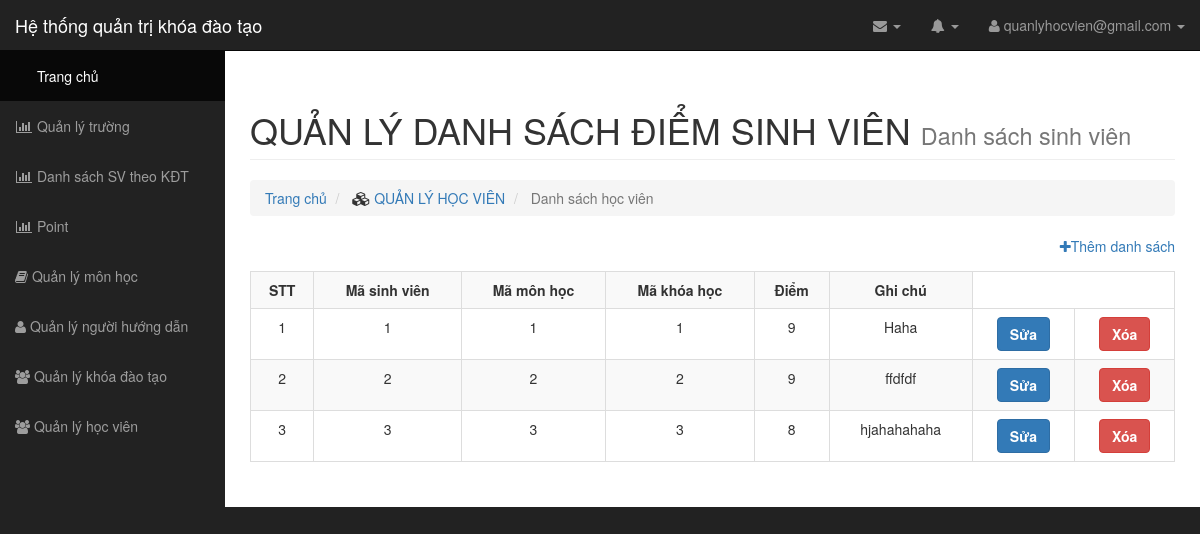
The page /teamplate/list/register.php on the database as committed earlier.
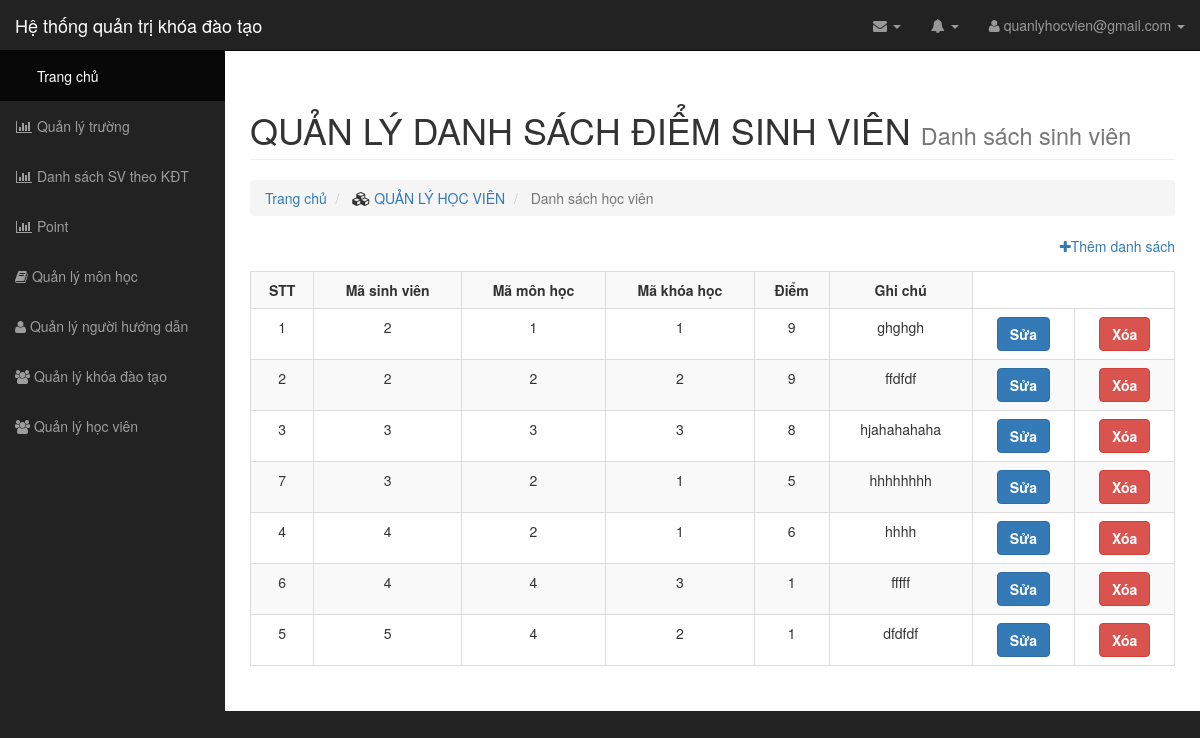
The same page on the database as committed later.
### tables this page shows
CREATE TABLE `point` (
  `id_point` int(11) NOT NULL,
  `st_id` int(11) NOT NULL,
  `subject_id` int(11) NOT NULL,
  `course_id` int(11) NOT NULL,
  `point` int(11) NOT NULL,
  `note` text NOT NULL
);

CREATE TABLE `student` (
  `st_id` int(11) NOT NULL,
  `school_id` int(11) NOT NULL,
  `st_name` varchar(255) NOT NULL,
  `st_date` date DEFAULT NULL,
  `st_gender` varchar(255) DEFAULT NULL,
  `st_phone` int(11) DEFAULT NULL,
  `st_email` varchar(255) DEFAULT NULL,
  `st_skype` varchar(255) DEFAULT NULL,
  `st_address` varchar(255) DEFAULT NULL
);

CREATE TABLE `subject` (
  `subject_id` int(11) NOT NULL,
  `course_id` int(11) NOT NULL,
  `tutor_id` int(11) NOT NULL,
  `subject_name` varchar(255) NOT NULL,
  `subject_content` varchar(255) NOT NULL
);

CREATE TABLE `courses` (
  `course_id` int(11) NOT NULL,
  `course_name` varchar(255) NOT NULL,
  `courses_code` varchar(255) NOT NULL,
  `date_start` date NOT NULL,
  `date_end` date NOT NULL
);

### teamplate/list/register.php (the view, shortened to what this page needs)
<?php
	include "../connect.php";
	$qr = $conn->query("SELECT * FROM `point` INNER JOIN student ON `point`.st_id = `student`.st_id INNER JOIN subject ON `point`.subject_id = `subject`.subject_id INNER JOIN courses ON `point`.course_id = `courses`.course_id");
 ?>
<link rel="stylesheet" type="text/css" href="../../css/style.css">
<body>
	<div id="wrapper">
        <?php
            require_once '../../layout/menu.php';
         ?>
        <div id="page-wrapper">
            <div class="container-fluid">
		<div class="row">
            <div class="col-lg-12">
                <h1 class="page-header">
                    QUẢN LÝ DANH SÁCH ĐIỂM SINH VIÊN
                    <small>Danh sách sinh viên</small>
                </h1>
                <ol class="breadcrumb">
                    <li>
                          <a href="#">Trang chủ</a>
                    </li>
                    <li>
                        <i class="fa fa-cubes"></i><a href="../list/list_hocvien.php"> QUẢN LÝ HỌC VIÊN</a>
                    </li>
                    <li class="active">
                        Danh sách học viên
                    </li>
                </ol>
            </div>
        </div>
        <div class="them"><a href="../insert/insert.php"><i class="fa fa-plus"></i>Thêm danh sách</a></div>
         <div class="panel-body">
            <div class="table-responsive">
                <table class="table table-bordered table-hover table-striped">
					<tr>
						<th>STT</th>
						<th>Mã sinh viên</th>
						<th>Mã môn học</th>
						<th>Mã khóa học</th>
						<th>Điểm</th>
						<th>Ghi chú</th>
					</tr>
					<?php
					while ($rs=mysqli_fetch_array($qr)) {
						echo "<tr>";
						echo '<td>'.$rs["id_point"].'</td>';
						echo '<td>'.$rs["st_id"].'</td>';
						echo '<td>'.$rs["subject_id"].'</td>';
						echo '<td>'.$rs["course_id"].'</td>';
						echo '<td>'.$rs["point"].'</td>';
						echo '<td>'.$rs["note"].'</td>';
						echo "<td><button type='button' class='btn btn-primary'><a href='../update/update_hocvien.php?st_id=". $rs["st_id"] ."'> Sửa</a></button></td>";
						echo "<td><button type='button' class='btn btn-danger'><a href='../delete/delete_hocvien.php?st_id=". $rs["st_id"] ."' onclick='return checkDelete()'>Xóa</a></button></td>";
						echo '</tr>';
					}
					?>
				</table>
			</div>
		</div>
	</div>
</div>

Rows that differ between the two databases and show on the page:
changed point id 1: st.st_id "1" → "2"; note "Haha" → "ghghgh"
added point: id_point "7", st.st_id "3", subject.subject_id "2", course.course_id "1", point "5", note "hhhhhhhh"
added point: id_point "4", st.st_id "4", subject.subject_id "2", course.course_id "1", point "6", note "hhhh"
added point: id_point "6", st.st_id "4", subject.subject_id "4", course.course_id "3", point "1", note "fffff"
added point: id_point "5", st.st_id "5", subject.subject_id "4", course.course_id "2", point "1", note "dfdfdf"
